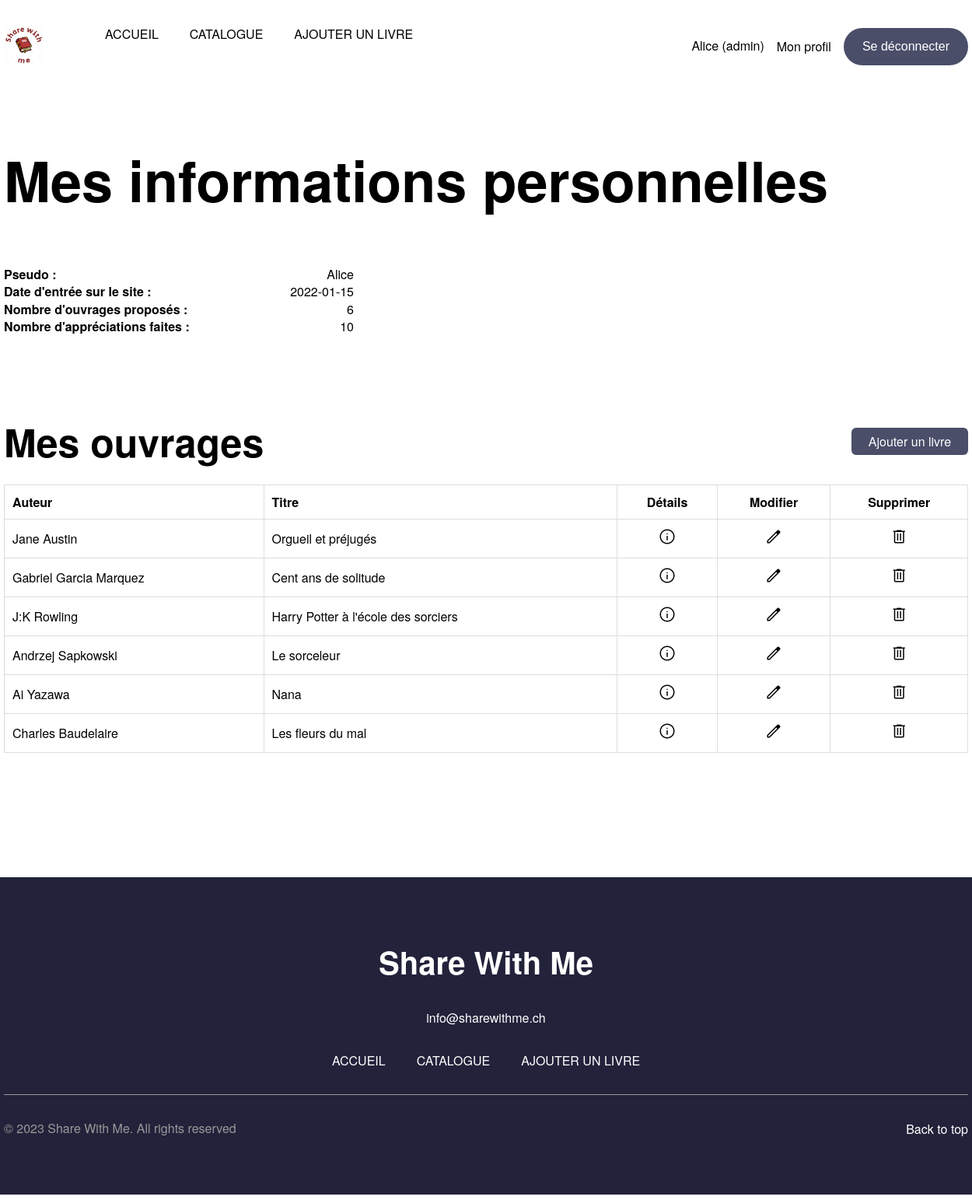
Screenshot of /profile.php (signed in) with the database file from the repository.
### tables this page shows
CREATE TABLE `t_book` (
  `idBook` int NOT NULL,
  `booTitle` varchar(50) DEFAULT NULL,
  `booNumberPages` int DEFAULT NULL,
  `booExcerpt` varchar(50) DEFAULT NULL,
  `booSummary` varchar(500) DEFAULT NULL,
  `booEditionYear` int DEFAULT NULL,
  `booImageURL` varchar(200) DEFAULT NULL,
  `booEditorName` varchar(50) DEFAULT NULL,
  `fkUser` int NOT NULL,
  `fkAuthor` int NOT NULL,
  `fkCategory` int NOT NULL
);

CREATE TABLE `t_author` (
  `idAuthor` int NOT NULL,
  `autLastName` varchar(50) DEFAULT NULL,
  `autFirstName` varchar(50) DEFAULT NULL
);

### config/config.php (called while the page is built)
<?php
return[
    'host' => 'localhost',
    'port' => '6033',
    'dbname' => 'db_library',
    'username' => 'root',
    'password' => 'root'
];

### src/Database.php (called while the page is built, shortened)
<?php
 class Database {
    private $connector;
    public function __construct() {
        $configs = include("../config/config.php");
        try
        {
            $this->connector = new PDO('mysql:host='. $configs['host'] . ':' . $configs['port'] . ';dbname=' . $configs['dbname'] . ';charset=utf8' , $configs['username'], $configs['password']);
        }
        catch (PDOException $e)
        {
            die('Erreur : ' . $e->getMessage());
        }
    }
    private function queryPrepareExecute($query, $binds) {
        $req = $this->connector->prepare($query);
        foreach($binds as $bind => $value){
            $req->bindValue($bind, $value);
        }
        $req->execute();
        return $req;
    }
    private function formatData($req) {
        return $req->fetchALL(PDO::FETCH_ASSOC);
    }
    public function getUserBooks($idUser) {
        $query = 'SELECT *
        FROM t_book
        JOIN t_author ON fkAuthor = idAuthor
        WHERE fkUser=:idUser';
        $binds = array("idUser" => $idUser);
        $req = $this->queryPrepareExecute($query, $binds);
        $usersBooks = $this->formatData($req);
        return $usersBooks;
    }
    public function getUserNumberOfReviews($idUser) {
        $query = "SELECT COUNT(evaGrade) FROM t_evaluation WHERE fkUser=:idUser";
        $binds = array("idUser" => $idUser);
        $req = $this->queryPrepareExecute($query, $binds);
        $result = $this->formatData($req);
        return $result[0]['COUNT(evaGrade)'] ?? 0;
    }
    public function getUserNumberOfPosts($idUser) {
        $query = "SELECT COUNT(idBook) FROM t_book WHERE fkUser=:idUser";
        $binds = array("idUser" => $idUser);
        $req = $this->queryPrepareExecute($query, $binds);
        $nbPosts = $this->formatData($req);
        return $nbPosts[0]['COUNT(idBook)'] ?? 0;
    }
 }
?>

### src/profile.php (the view, shortened to what this page needs)
<?php
    include './Database.php';
    $db = new Database();
    $idUser = $_SESSION["idUser"];
    $pseudo = $_SESSION["user"]['useLogin'];
    $inscription = $_SESSION["user"]['useRegisterDate'];
    $nbAppreciations = $db->getUserNumberOfReviews($idUser);
    $nbBooksPosted = $db->getUserNumberOfPosts($idUser);
    $usersBooks = $db->getUserBooks($idUser);
?>
<!DOCTYPE html>
<html lang="en">
<head>
    <link href="./css/styles.css" rel="stylesheet">
</head>
<body>
    <?php include('./parts/nav.inc.php'); ?>
    <main>
        <h1 id="profile-h1-title">Mes informations personnelles</h1>
        <div id="profile-infos">
            <div class="profile-infos-container">
                <p class="profile-title-categories">Pseudo :</p>
                <p>
                    <?php echo $pseudo; ?>
                </p>
            </div>
            <div class="profile-infos-container">
                <p class="profile-title-categories">Date d'entrée sur le site :</p>
                <p>
                    <?php echo $inscription; ?>
                </p>
            </div>
            <div class="profile-infos-container">
                <p class="profile-title-categories">Nombre d'ouvrages proposés :</p>
                <p>
                    <?php echo $nbBooksPosted; ?>
                </p>
            </div>
            <div class="profile-infos-container">
                <p class="profile-title-categories">Nombre d'appréciations faites :</p>
                <p>
                    <?php echo $nbAppreciations; ?>
                </p>
            </div>
        </div>
        <div id="profile-booksTab">
            <div id="profile-tab-header">
                <h2>Mes ouvrages</h2>
                <div id="profile-add-book-button">
                    <a href="./addBook.php">Ajouter un livre</a>
                </div>
            </div>
            <table id="profile-booksTable">
                <thead>
                    <tr>
                        <th>Auteur</th>
                        <th>Titre</th>
                        <th class="profile-icons">Détails</th>
                        <th class="profile-icons">Modifier</th>
                        <th class="profile-icons">Supprimer</th>
                    </tr>
                </thead>
                <tbody>
                    <?php foreach($usersBooks as $book) : ?>
                        <tr>
                            <td>
                                <?php echo $book['autFirstName'] . ' ' . $book['autLastName']; ?>
                            </td>
                            <td>
                                <?php echo $book['booTitle']; ?>
                            </td>
                            <td class="profile-containerOptions">
                                <a href="./details.php?idBook=<?=$book["idBook"];?>">
                                    <span class="material-symbols-outlined">info</span>
                                </a>
                            </td>
                            <td class="profile-containerOptions">
                                <a href="./modifyBook.php?idBook=<?= $book["idBook"]; ?>">
                                    <span class="material-symbols-outlined">edit</span>
                                </a>
                            </td>
                            <td class="profile-containerOptions">
                                <a href="javascript:confirmDelete(<?=$book["idBook"];?>)">
                                    <span class="material-symbols-outlined">delete</span>
                                </a>
                            </td>
                        </tr>
                    <?php endforeach; ?>
                </tbody>
            </table>
        </div>
    </main>
    <?php include('./parts/footer.inc.php'); ?>
</body>
</html>

### src/css/styles.css (style rules this page uses)
* { margin: 0; padding: 0; box-sizing: border-box; }
html { font-family: "Helvetica Neue", Helvetica, Arial, sans-serif; }
main, #footer-container { width: 1240px; margin: 0 auto; padding-bottom: 160px; }
h1 { font-size: 72px; }
a, a:visited { color: black; text-decoration: none; }
p { line-height: 1.4; }
.material-symbols-outlined { font-variation-settings: "FILL" 0, "wght" 300, "GRAD" 0, "opsz" 24; }
#profile-h1-title { margin: 60px auto; }
#profile-infos { margin-bottom: 100px; }
.profile-title-categories { font-weight: bold; }
.profile-infos-container { display: flex; flex-direction: row; justify-content: space-between; width: 450px; line-height: 40px; }
#profile-tab-header { display: flex; flex-direction: row; justify-content: space-between; align-items: center; margin-bottom: 20px; }
#profile-tab-header h2 { font-size: 50px; }
#profile-add-book-button { background-color: #4a4e69; display: flex; justify-content: center; align-items: center; height: 35px; width: 150px; color: white; border-radius: 6px; }
#profile-add-book-button a { color: white; text-decoration: none; }
table { width: 100%; border-collapse: collapse; text-align: left; }
th, td { padding: 10px; border: #ddd solid 1px; }
.profile-containerOptions, .profile-icons { text-align: center; }

### rows the page displays
t_book: fkAuthor.autFirstName "Jane", fkAuthor.autLastName "Austin", booTitle "Orgueil et préjugés"
t_book: fkAuthor.autFirstName "Gabriel Garcia", fkAuthor.autLastName "Marquez", booTitle "Cent ans de solitude"
t_book: fkAuthor.autFirstName "J:K", fkAuthor.autLastName "Rowling", booTitle "Harry Potter à l'école des sorciers"
t_book: fkAuthor.autFirstName "Andrzej", fkAuthor.autLastName "Sapkowski", booTitle "Le sorceleur"
t_book: fkAuthor.autFirstName "Ai", fkAuthor.autLastName "Yazawa", booTitle "Nana"
t_book: fkAuthor.autFirstName "Charles", fkAuthor.autLastName "Baudelaire", booTitle "Les fleurs du mal"

### other values shown
$_SESSION["user"]['useLogin'] "Alice"
$pseudo "Alice"
$inscription "2022-01-15"
$nbBooksPosted "6"
$nbAppreciations "10"
